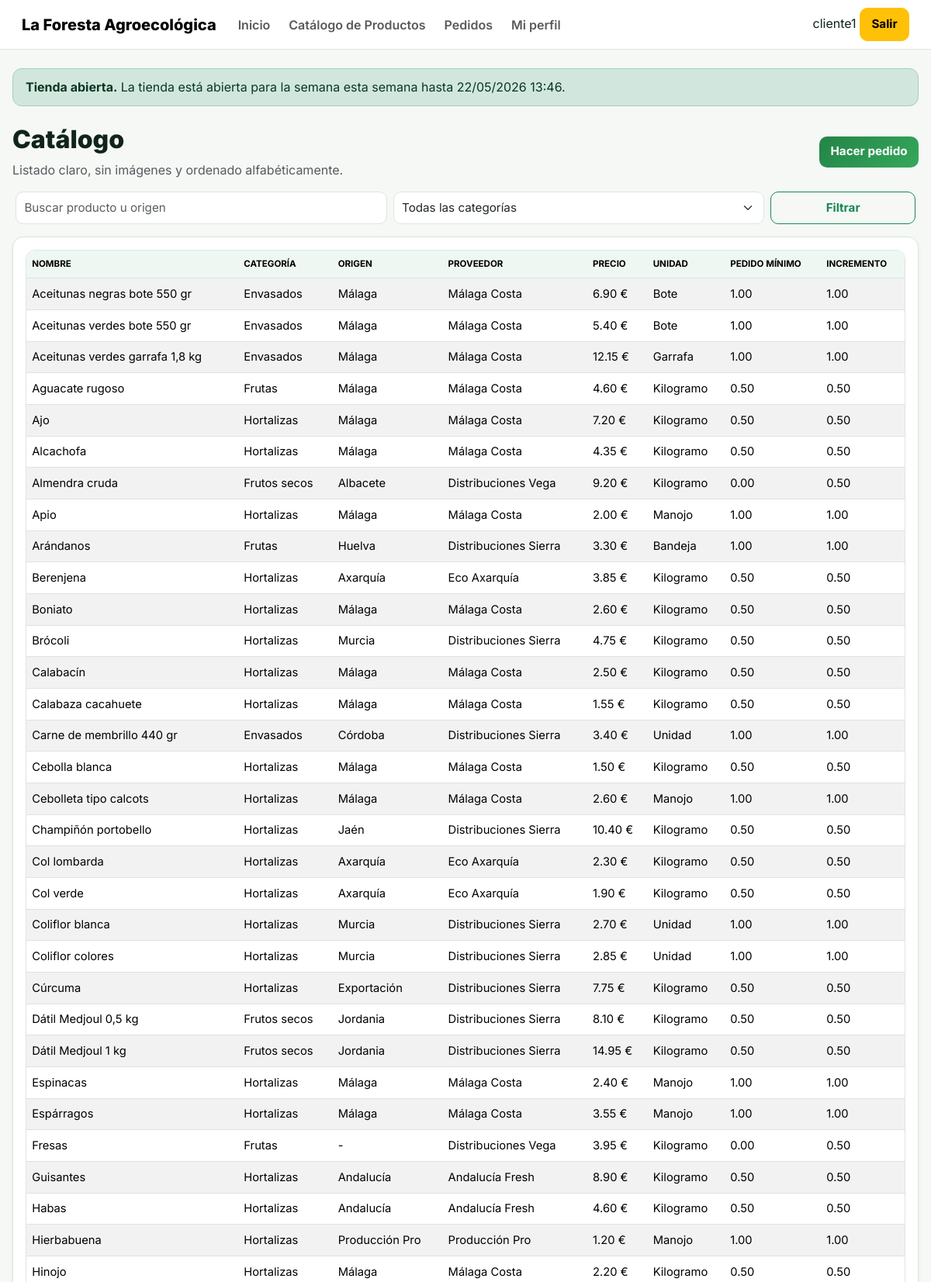
Screenshot of /catalogo/ (signed in, upper part) with the database file from the repository.
### catalog/models.py (models this page shows, shortened)
class Producto(models.Model):
    KG = 'kg'
    UNIDAD = 'ud'
    DOCENA = 'docena'
    LITRO = 'l'
    MANOJO = 'manojo'
    CAJA = 'caja'
    BANDEJA = 'bandeja'
    BOTE = 'bote'
    GARRAFA = 'garrafa'
    UNIDADES_MEDIDA = [
        (KG, 'Kilogramo'),
        (UNIDAD, 'Unidad'),
        (DOCENA, 'Docena'),
        (LITRO, 'Litro'),
        (MANOJO, 'Manojo'),
        (CAJA, 'Caja'),
        (BANDEJA, 'Bandeja'),
        (BOTE, 'Bote'),
        (GARRAFA, 'Garrafa'),
    ]
    IVA_4 = Decimal('4.00')
    IVA_10 = Decimal('10.00')
    IVA_CHOICES = [
        (IVA_4, '4%'),
        (IVA_10, '10%'),
    ]
    nombre = models.CharField(max_length=150)
    categoria = models.ForeignKey(CategoriaProducto, on_delete=models.SET_NULL, null=True, blank=True, related_name='productos')
    proveedor = models.ForeignKey(Proveedor, on_delete=models.PROTECT, related_name='productos')
    precio = models.DecimalField(max_digits=10, decimal_places=2, default=Decimal('0.00'))
    iva = models.DecimalField(max_digits=4, decimal_places=2, choices=IVA_CHOICES, default=IVA_4)
    unidad_medida = models.CharField(max_length=20, choices=UNIDADES_MEDIDA, default=KG)
    pedido_minimo = models.DecimalField(max_digits=10, decimal_places=2, default=Decimal('0.00'))
    incremento_pedido = models.DecimalField(max_digits=10, decimal_places=2, default=Decimal('0.50'))
    stock_disponible = models.DecimalField(max_digits=10, decimal_places=2, default=Decimal('0.00'))
    limitar_stock = models.BooleanField(default=False)
    formato_caja = models.DecimalField(max_digits=10, decimal_places=2, null=True, blank=True, help_text='Cantidad por caja para pedir al proveedor. Ejemplo: 5 kg o 5 ud por caja.')
    origen = models.CharField(max_length=150, blank=True, help_text='Origen o procedencia del producto. Ejemplo: Huelva, Valencia, cooperativa local, etc.')
    descripcion = models.CharField(max_length=255, blank=True)
    orden = models.PositiveIntegerField(default=0)
    activo = models.BooleanField(default=True)
    class Meta:
        ordering = ['nombre']

class CategoriaProducto(models.Model):
    FRUTAS = 'Frutas'
    HORTALIZAS = 'Hortalizas'
    ENVASADOS = 'Envasados'
    FRUTOS_SECOS = 'Frutos secos'
    BEBIDAS = 'Bebidas'
    NOMBRES_PREDETERMINADOS = [
        FRUTAS,
        HORTALIZAS,
        ENVASADOS,
        FRUTOS_SECOS,
        BEBIDAS,
    ]
    nombre = models.CharField(max_length=100, unique=True)
    class Meta:
        verbose_name_plural = 'categorías de producto'
        ordering = ['nombre']
    @classmethod
    def ordered_queryset(cls):
        preferred_order = models.Case(
            models.When(nombre=cls.FRUTAS, then=models.Value(0)),
            models.When(nombre=cls.HORTALIZAS, then=models.Value(1)),
            models.When(nombre=cls.ENVASADOS, then=models.Value(2)),
            models.When(nombre=cls.FRUTOS_SECOS, then=models.Value(3)),
            models.When(nombre=cls.BEBIDAS, then=models.Value(4)),
            default=models.Value(99),
            output_field=models.IntegerField(),
        )
        return cls.objects.annotate(_preferred_order=preferred_order).order_by('_preferred_order', 'nombre')

class Proveedor(models.Model):
    nombre = models.CharField(max_length=150)
    contacto = models.CharField(max_length=150, blank=True)
    telefono = models.CharField(max_length=30, blank=True)
    email = models.EmailField(blank=True)
    direccion = models.TextField(blank=True)
    observaciones = models.TextField(blank=True)
    activo = models.BooleanField(default=True)
    class Meta:
        ordering = ['nombre']

### catalog/views.py (the view)
# urls.py: path('', product_table, name='product_table'),
@login_required
def product_table(request):
    query = request.GET.get('q', '').strip()
    categoria_id = request.GET.get('categoria', '').strip()
    productos = Producto.objects.filter(activo=True).select_related('categoria', 'proveedor').order_by('nombre')
    if query:
        productos = productos.filter(Q(nombre__icontains=query) | Q(descripcion__icontains=query) | Q(origen__icontains=query))
    if categoria_id:
        productos = productos.filter(categoria_id=categoria_id)
    categorias = CategoriaProducto.ordered_queryset()
    return render(request, 'catalog/product_table.html', {
        'productos': productos,
        'categorias': categorias,
        'query': query,
        'categoria_id': categoria_id,
    })

### core/context_processors.py (called while the page is built, shortened)
def shop_status(request):
    now = timezone.now()
    ciclo = OrderCycle.objects.filter(
        cerrado=False,
        inicio__lte=now,
        cierre__gte=now
    ).order_by('-inicio').first()
    if ciclo:
        shop_open = True
        shop_status_message = f'La tienda está abierta para la semana {ciclo.nombre} hasta {ciclo.cierre.strftime("%d/%m/%Y %H:%M")}.'
    return {
        'shop_open': shop_open,
        'shop_status_message': shop_status_message,
        'APP_DISPLAY_NAME': getattr(settings, 'APP_DISPLAY_NAME', 'La Foresta Agroecológica'),
    }

### core/templatetags/core_extras.py (called while the page is built)
@register.filter
def money(value):
    if value in (None, ''):
        value = Decimal('0.00')
    if not isinstance(value, Decimal):
        value = Decimal(str(value))
    return f"{value.quantize(Decimal('0.01'), rounding=ROUND_HALF_UP):.2f}"

@register.filter
def qty2(value):
    return money(value)

### templates/catalog/product_table.html (shortened to what this page needs)
{% extends 'base.html' %}
{% load core_extras %}
{% block content %}
<div class="page-hero">
  <div>
    <h1 class="mb-2">Catálogo</h1>
    <p class="text-muted mb-0">Listado claro, sin imágenes y ordenado alfabéticamente.</p>
  </div>
  <a href="{% url 'pedido_create' %}" class="btn btn-success">Hacer pedido</a>
</div>
<form method="get" class="row g-2 mb-3">
  <div class="col-md-5"><input class="form-control" type="text" name="q" placeholder="Buscar producto u origen" value="{{ query }}"></div>
  <div class="col-md-5">
      <select class="form-select" name="categoria">
          <option value="">Todas las categorías</option>
      </select>
  </div>
  <div class="col-md-2"><button class="btn btn-outline-success w-100">Filtrar</button></div>
</form>
<div class="card panel-card shadow-sm border-0">
  <div class="card-body">
    <div class="table-responsive">
      <table class="table table-striped align-middle">
        <thead><tr><th>Nombre</th><th>Categoría</th><th>Origen</th><th>Proveedor</th><th>Precio</th><th>Unidad</th><th>Pedido mínimo</th><th>Incremento</th></tr></thead>
        <tbody>
          {% for producto in productos %}
          <tr>
            <td data-label="Nombre">{{ producto.nombre }}</td>
            <td data-label="Categoría">{{ producto.categoria.nombre|default:'-' }}</td>
            <td data-label="Origen">{{ producto.origen|default:'-' }}</td>
            <td data-label="Proveedor">{{ producto.proveedor.nombre }}</td>
            <td data-label="Precio">{{ producto.precio|money }} €</td>
            <td data-label="Unidad">{{ producto.get_unidad_medida_display }}</td>
            <td data-label="Pedido mínimo">{{ producto.pedido_minimo|qty2 }}</td>
            <td data-label="Incremento">{{ producto.incremento_pedido|qty2 }}</td>
          </tr>
          {% empty %}
          <tr><td colspan="8" class="text-center text-muted">No hay productos.</td></tr>
          {% endfor %}
        </tbody>
      </table>
    </div>
  </div>
</div>
{% endblock %}

### templates/base.html (shortened to what this page needs)
{% load static %}
<!DOCTYPE html>
<html lang="es">
<head>
  <link rel="stylesheet" href="https://cdn.jsdelivr.net/npm/bootstrap@5.3.3/dist/css/bootstrap.min.css">
  <link rel="stylesheet" href="{% static 'css/styles.css' %}">
</head>
<body class="app-body">
<nav class="navbar navbar-expand-lg app-navbar">
  <div class="container-fluid app-container">
    <a class="navbar-brand brand-mark" href="{% url 'dashboard_redirect' %}">
      <span>{{ APP_DISPLAY_NAME|default:"La Foresta Agroecológica" }}</span>
    </a>
    {% if user.is_authenticated %}
    <div class="collapse navbar-collapse" id="mainNav">
      <ul class="navbar-nav me-auto mb-2 mb-lg-0 nav-pills-soft">
        <li class="nav-item"><a class="nav-link" href="{% url 'dashboard_redirect' %}">Inicio</a></li>
        <li class="nav-item"><a class="nav-link" href="{% url 'product_table' %}">Catálogo de Productos</a></li>
        <li class="nav-item"><a class="nav-link" href="{% url 'pedido_list' %}">Pedidos</a></li>
        <li class="nav-item"><a class="nav-link" href="{% url 'profile_edit' %}">Mi perfil</a></li>
      </ul>
      <div class="user-chip-wrap">
        <span class="user-chip">{{ user.username }}</span>
        <a class="btn btn-warning btn-sm btn-soft-warning" href="{% url 'logout' %}">Salir</a>
      </div>
    </div>
    {% endif %}
  </div>
</nav>
<main class="container py-4 app-container">
  {% if user.is_authenticated %}
    <div class="alert status-alert {% if shop_open %}alert-success{% else %}alert-warning{% endif %} mb-4" role="alert">
      <strong>{% if shop_open %}Tienda abierta{% else %}Tienda cerrada{% endif %}.</strong>
      {{ shop_status_message }}
    </div>
  {% endif %}
  {% block content %}{% endblock %}
</main>
</body>
</html>

### static/css/styles.css (style rules this page uses)
:root { --bg: #f6f8f6; --panel: #ffffff; --text: #10241a; --muted: #5f6f66; --green: #238447; --green-dark: #176332; --green-soft: #e8f5ec; --line: #dbe7df; --warning-bg: #fff6dc; --warning-line: #f2d47b; --shadow: 0 4px 14px rgba(20,60,35,.07); --radius: 14px; }
* { box-sizing: border-box; }
body { margin: 0; font-family: Inter, system-ui, sans-serif; color: var(--text); background: #f6f8f6; min-height: 100vh; overflow-x: hidden; }
.navbar { background: rgba(255,255,255,.96) !important; backdrop-filter: blur(10px); border-bottom: 1px solid var(--line); padding: .65rem 1rem; }
.navbar-brand { font-weight: 800; }
.nav-link { font-weight: 600; border-radius: 999px; padding: .45rem .75rem !important; }
.container { max-width: 1280px; padding: .8rem 1rem; }
h1 { font-size: 2rem; font-weight: 850; margin-bottom: .25rem; }
p { color: var(--muted); margin-bottom: .6rem; }
.alert { border-radius: 12px; padding: .7rem 1rem; margin-bottom: 1rem; }
.card { border-radius: var(--radius) !important; border: 1px solid var(--line) !important; box-shadow: var(--shadow); margin-bottom: 1rem; }
.card-body { padding: 1rem !important; }
.btn { border-radius: 10px !important; font-weight: 700 !important; padding: .55rem .9rem !important; font-size: .95rem !important; }
.btn-success { background: linear-gradient(135deg,var(--green),#36a85c) !important; border: none !important; }
.form-control, .form-select, textarea, input { border-radius: 10px !important; border: 1px solid var(--line) !important; padding: .55rem .65rem !important; font-size: .95rem !important; }
.table-responsive { border-radius: 12px; overflow-x: auto; box-shadow: none; border: 1px solid var(--line); }
.table { background: white; margin: 0 !important; font-size: .92rem; }
.table th { background: #eef7f1; text-transform: uppercase; font-size: .72rem; padding: .55rem .45rem !important; white-space: nowrap; }
.table td { padding: .55rem .45rem !important; vertical-align: middle; }
.page-hero { display: flex; justify-content: space-between; align-items: center; flex-wrap: wrap; gap: .7rem; margin-bottom: 1rem; }
.row { margin-left: 0; margin-right: 0; }

### rows the page displays
Producto: nombre "Aceitunas negras bote 550 gr", categoria.nombre "Envasados", origen "Málaga", proveedor.nombre "Málaga Costa", precio "6.90", unidad_medida "Bote", pedido_minimo|qty2 "1.00", incremento_pedido|qty2 "1.00"
Producto: nombre "Aceitunas verdes bote 550 gr", categoria.nombre "Envasados", origen "Málaga", proveedor.nombre "Málaga Costa", precio "5.40", unidad_medida "Bote", pedido_minimo|qty2 "1.00", incremento_pedido|qty2 "1.00"
Producto: nombre "Aceitunas verdes garrafa 1,8 kg", categoria.nombre "Envasados", origen "Málaga", proveedor.nombre "Málaga Costa", precio "12.15", unidad_medida "Garrafa", pedido_minimo|qty2 "1.00", incremento_pedido|qty2 "1.00"
Producto: nombre "Aguacate rugoso", categoria.nombre "Frutas", origen "Málaga", proveedor.nombre "Málaga Costa", precio "4.60", unidad_medida "Kilogramo", pedido_minimo|qty2 "0.50", incremento_pedido|qty2 "0.50"
Producto: nombre "Ajo", categoria.nombre "Hortalizas", origen "Málaga", proveedor.nombre "Málaga Costa", precio "7.20", unidad_medida "Kilogramo", pedido_minimo|qty2 "0.50", incremento_pedido|qty2 "0.50"
Producto: nombre "Alcachofa", categoria.nombre "Hortalizas", origen "Málaga", proveedor.nombre "Málaga Costa", precio "4.35", unidad_medida "Kilogramo", pedido_minimo|qty2 "0.50", incremento_pedido|qty2 "0.50"
Producto: nombre "Almendra cruda", categoria.nombre "Frutos secos", origen "Albacete", proveedor.nombre "Distribuciones Vega", precio "9.20", unidad_medida "Kilogramo", pedido_minimo|qty2 "0.00", incremento_pedido|qty2 "0.50"
Producto: nombre "Apio", categoria.nombre "Hortalizas", origen "Málaga", proveedor.nombre "Málaga Costa", precio "2.00", unidad_medida "Manojo", pedido_minimo|qty2 "1.00", incremento_pedido|qty2 "1.00"
Producto: nombre "Arándanos", categoria.nombre "Frutas", origen "Huelva", proveedor.nombre "Distribuciones Sierra", precio "3.30", unidad_medida "Bandeja", pedido_minimo|qty2 "1.00", incremento_pedido|qty2 "1.00"
Producto: nombre "Berenjena", categoria.nombre "Hortalizas", origen "Axarquía", proveedor.nombre "Eco Axarquía", precio "3.85", unidad_medida "Kilogramo", pedido_minimo|qty2 "0.50", incremento_pedido|qty2 "0.50"
Producto: nombre "Boniato", categoria.nombre "Hortalizas", origen "Málaga", proveedor.nombre "Málaga Costa", precio "2.60", unidad_medida "Kilogramo", pedido_minimo|qty2 "0.50", incremento_pedido|qty2 "0.50"
Producto: nombre "Brócoli", categoria.nombre "Hortalizas", origen "Murcia", proveedor.nombre "Distribuciones Sierra", precio "4.75", unidad_medida "Kilogramo", pedido_minimo|qty2 "0.50", incremento_pedido|qty2 "0.50"
Producto: nombre "Calabacín", categoria.nombre "Hortalizas", origen "Málaga", proveedor.nombre "Málaga Costa", precio "2.50", unidad_medida "Kilogramo", pedido_minimo|qty2 "0.50", incremento_pedido|qty2 "0.50"
Producto: nombre "Calabaza cacahuete", categoria.nombre "Hortalizas", origen "Málaga", proveedor.nombre "Málaga Costa", precio "1.55", unidad_medida "Kilogramo", pedido_minimo|qty2 "0.50", incremento_pedido|qty2 "0.50"
Producto: nombre "Carne de membrillo 440 gr", categoria.nombre "Envasados", origen "Córdoba", proveedor.nombre "Distribuciones Sierra", precio "3.40", unidad_medida "Unidad", pedido_minimo|qty2 "1.00", incremento_pedido|qty2 "1.00"
Producto: nombre "Cebolla blanca", categoria.nombre "Hortalizas", origen "Málaga", proveedor.nombre "Málaga Costa", precio "1.50", unidad_medida "Kilogramo", pedido_minimo|qty2 "0.50", incremento_pedido|qty2 "0.50"
Producto: nombre "Cebolleta tipo calcots", categoria.nombre "Hortalizas", origen "Málaga", proveedor.nombre "Málaga Costa", precio "2.60", unidad_medida "Manojo", pedido_minimo|qty2 "1.00", incremento_pedido|qty2 "1.00"
Producto: nombre "Champiñón portobello", categoria.nombre "Hortalizas", origen "Jaén", proveedor.nombre "Distribuciones Sierra", precio "10.40", unidad_medida "Kilogramo", pedido_minimo|qty2 "0.50", incremento_pedido|qty2 "0.50"
Producto: nombre "Col lombarda", categoria.nombre "Hortalizas", origen "Axarquía", proveedor.nombre "Eco Axarquía", precio "2.30", unidad_medida "Kilogramo", pedido_minimo|qty2 "0.50", incremento_pedido|qty2 "0.50"
Producto: nombre "Col verde", categoria.nombre "Hortalizas", origen "Axarquía", proveedor.nombre "Eco Axarquía", precio "1.90", unidad_medida "Kilogramo", pedido_minimo|qty2 "0.50", incremento_pedido|qty2 "0.50"
Producto: nombre "Coliflor blanca", categoria.nombre "Hortalizas", origen "Murcia", proveedor.nombre "Distribuciones Sierra", precio "2.70", unidad_medida "Unidad", pedido_minimo|qty2 "1.00", incremento_pedido|qty2 "1.00"
Producto: nombre "Coliflor colores", categoria.nombre "Hortalizas", origen "Murcia", proveedor.nombre "Distribuciones Sierra", precio "2.85", unidad_medida "Unidad", pedido_minimo|qty2 "1.00", incremento_pedido|qty2 "1.00"
Producto: nombre "Cúrcuma", categoria.nombre "Hortalizas", origen "Exportación", proveedor.nombre "Distribuciones Sierra", precio "7.75", unidad_medida "Kilogramo", pedido_minimo|qty2 "0.50", incremento_pedido|qty2 "0.50"
Producto: nombre "Dátil Medjoul 0,5 kg", categoria.nombre "Frutos secos", origen "Jordania", proveedor.nombre "Distribuciones Sierra", precio "8.10", unidad_medida "Kilogramo", pedido_minimo|qty2 "0.50", incremento_pedido|qty2 "0.50"
Producto: nombre "Dátil Medjoul 1 kg", categoria.nombre "Frutos secos", origen "Jordania", proveedor.nombre "Distribuciones Sierra", precio "14.95", unidad_medida "Kilogramo", pedido_minimo|qty2 "0.50", incremento_pedido|qty2 "0.50"
Producto: nombre "Espinacas", categoria.nombre "Hortalizas", origen "Málaga", proveedor.nombre "Málaga Costa", precio "2.40", unidad_medida "Manojo", pedido_minimo|qty2 "1.00", incremento_pedido|qty2 "1.00"
Producto: nombre "Espárragos", categoria.nombre "Hortalizas", origen "Málaga", proveedor.nombre "Málaga Costa", precio "3.55", unidad_medida "Manojo", pedido_minimo|qty2 "1.00", incremento_pedido|qty2 "1.00"
Producto: nombre "Fresas", categoria.nombre "Frutas", origen "-", proveedor.nombre "Distribuciones Vega", precio "3.95", unidad_medida "Kilogramo", pedido_minimo|qty2 "0.00", incremento_pedido|qty2 "0.50"
Producto: nombre "Guisantes", categoria.nombre "Hortalizas", origen "Andalucía", proveedor.nombre "Andalucía Fresh", precio "8.90", unidad_medida "Kilogramo", pedido_minimo|qty2 "0.50", incremento_pedido|qty2 "0.50"
Producto: nombre "Habas", categoria.nombre "Hortalizas", origen "Andalucía", proveedor.nombre "Andalucía Fresh", precio "4.60", unidad_medida "Kilogramo", pedido_minimo|qty2 "0.50", incremento_pedido|qty2 "0.50"
Producto: nombre "Hierbabuena", categoria.nombre "Hortalizas", origen "Producción Pro", proveedor.nombre "Producción Pro", precio "1.20", unidad_medida "Manojo", pedido_minimo|qty2 "1.00", incremento_pedido|qty2 "1.00"
Producto: nombre "Hinojo", categoria.nombre "Hortalizas", origen "Málaga", proveedor.nombre "Málaga Costa", precio "2.20", unidad_medida "Kilogramo", pedido_minimo|qty2 "0.50", incremento_pedido|qty2 "0.50"

### other values shown
{{ APP_DISPLAY_NAME|default:"La Foresta Agroecológica" }} "La Foresta Agroecológica"
{{ user.username }} "cliente1"
{{ shop_status_message }} "La tienda está abierta para la semana esta semana hasta 22/05/2026 13:46."
